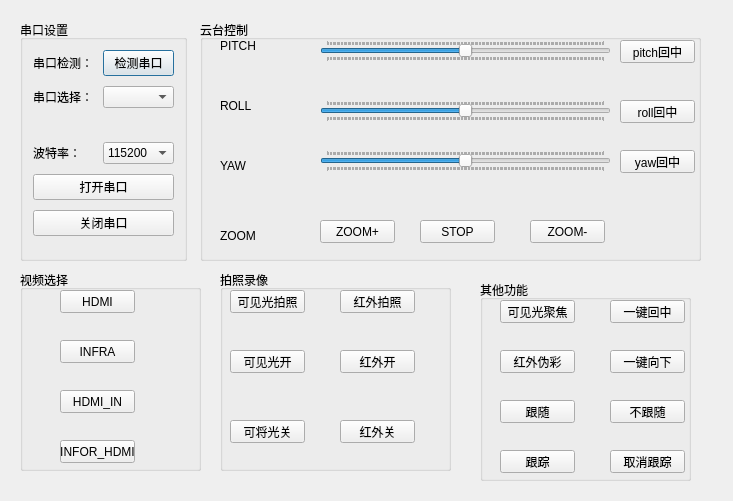
<?xml version="1.0" encoding="UTF-8"?>
<ui version="4.0">
 <class>Form</class>
 <widget class="QWidget" name="Form">
  <property name="geometry">
   <rect>
    <x>0</x>
    <y>0</y>
    <width>733</width>
    <height>501</height>
   </rect>
  </property>
  <property name="windowTitle">
   <string>Form</string>
  </property>
  <widget class="QGroupBox" name="formGroupBox">
   <property name="geometry">
    <rect>
     <x>20</x>
     <y>20</y>
     <width>167</width>
     <height>241</height>
    </rect>
   </property>
   <property name="title">
    <string>串口设置</string>
   </property>
   <layout class="QFormLayout" name="formLayout">
    <property name="horizontalSpacing">
     <number>10</number>
    </property>
    <property name="verticalSpacing">
     <number>10</number>
    </property>
    <property name="leftMargin">
     <number>10</number>
    </property>
    <property name="topMargin">
     <number>10</number>
    </property>
    <property name="rightMargin">
     <number>10</number>
    </property>
    <property name="bottomMargin">
     <number>10</number>
    </property>
    <item row="0" column="0">
     <widget class="QLabel" name="s1__lb_1">
      <property name="text">
       <string>串口检测：</string>
      </property>
     </widget>
    </item>
    <item row="0" column="1">
     <widget class="QPushButton" name="s1__box_1">
      <property name="text">
       <string>检测串口</string>
      </property>
      <property name="autoRepeatInterval">
       <number>100</number>
      </property>
      <property name="default">
       <bool>true</bool>
      </property>
     </widget>
    </item>
    <item row="1" column="0">
     <widget class="QLabel" name="s1__lb_2">
      <property name="text">
       <string>串口选择：</string>
      </property>
     </widget>
    </item>
    <item row="1" column="1">
     <widget class="QComboBox" name="s1__box_2"/>
    </item>
    <item row="2" column="0" colspan="2">
     <widget class="QLabel" name="state_label">
      <property name="text">
       <string/>
      </property>
      <property name="textFormat">
       <enum>Qt::AutoText</enum>
      </property>
      <property name="scaledContents">
       <bool>true</bool>
      </property>
      <property name="alignment">
       <set>Qt::AlignRight|Qt::AlignTrailing|Qt::AlignVCenter</set>
      </property>
     </widget>
    </item>
    <item row="3" column="0">
     <widget class="QLabel" name="s1__lb_3">
      <property name="text">
       <string>波特率：</string>
      </property>
     </widget>
    </item>
    <item row="3" column="1">
     <widget class="QComboBox" name="s1__box_3">
      <item>
       <property name="text">
        <string>115200</string>
       </property>
      </item>
      <item>
       <property name="text">
        <string>2400</string>
       </property>
      </item>
      <item>
       <property name="text">
        <string>4800</string>
       </property>
      </item>
      <item>
       <property name="text">
        <string>9600</string>
       </property>
      </item>
      <item>
       <property name="text">
        <string>14400</string>
       </property>
      </item>
      <item>
       <property name="text">
        <string>19200</string>
       </property>
      </item>
      <item>
       <property name="text">
        <string>38400</string>
       </property>
      </item>
      <item>
       <property name="text">
        <string>57600</string>
       </property>
      </item>
      <item>
       <property name="text">
        <string>76800</string>
       </property>
      </item>
      <item>
       <property name="text">
        <string>12800</string>
       </property>
      </item>
      <item>
       <property name="text">
        <string>230400</string>
       </property>
      </item>
      <item>
       <property name="text">
        <string>460800</string>
       </property>
      </item>
     </widget>
    </item>
    <item row="4" column="0" colspan="2">
     <widget class="QPushButton" name="open_button">
      <property name="text">
       <string>打开串口</string>
      </property>
     </widget>
    </item>
    <item row="5" column="0" colspan="2">
     <widget class="QPushButton" name="close_button">
      <property name="text">
       <string>关闭串口</string>
      </property>
     </widget>
    </item>
   </layout>
  </widget>
  <widget class="QGroupBox" name="groupBox1">
   <property name="geometry">
    <rect>
     <x>200</x>
     <y>20</y>
     <width>501</width>
     <height>241</height>
    </rect>
   </property>
   <property name="title">
    <string>云台控制</string>
   </property>
   <widget class="QLabel" name="label">
    <property name="geometry">
     <rect>
      <x>20</x>
      <y>20</y>
      <width>54</width>
      <height>12</height>
     </rect>
    </property>
    <property name="text">
     <string>PITCH</string>
    </property>
   </widget>
   <widget class="QLabel" name="label_2">
    <property name="geometry">
     <rect>
      <x>20</x>
      <y>80</y>
      <width>54</width>
      <height>12</height>
     </rect>
    </property>
    <property name="text">
     <string>ROLL</string>
    </property>
   </widget>
   <widget class="QLabel" name="label_3">
    <property name="geometry">
     <rect>
      <x>20</x>
      <y>140</y>
      <width>54</width>
      <height>12</height>
     </rect>
    </property>
    <property name="text">
     <string>YAW</string>
    </property>
   </widget>
   <widget class="QSlider" name="silder1">
    <property name="geometry">
     <rect>
      <x>120</x>
      <y>20</y>
      <width>291</width>
      <height>22</height>
     </rect>
    </property>
    <property name="minimum">
     <number>-10000</number>
    </property>
    <property name="maximum">
     <number>10000</number>
    </property>
    <property name="singleStep">
     <number>1000</number>
    </property>
    <property name="pageStep">
     <number>1000</number>
    </property>
    <property name="value">
     <number>0</number>
    </property>
    <property name="sliderPosition">
     <number>0</number>
    </property>
    <property name="orientation">
     <enum>Qt::Horizontal</enum>
    </property>
    <property name="tickPosition">
     <enum>QSlider::TicksBothSides</enum>
    </property>
    <property name="tickInterval">
     <number>100</number>
    </property>
   </widget>
   <widget class="QSlider" name="silder2">
    <property name="geometry">
     <rect>
      <x>120</x>
      <y>80</y>
      <width>291</width>
      <height>22</height>
     </rect>
    </property>
    <property name="minimum">
     <number>-10000</number>
    </property>
    <property name="maximum">
     <number>10000</number>
    </property>
    <property name="singleStep">
     <number>1000</number>
    </property>
    <property name="value">
     <number>0</number>
    </property>
    <property name="sliderPosition">
     <number>0</number>
    </property>
    <property name="orientation">
     <enum>Qt::Horizontal</enum>
    </property>
    <property name="tickPosition">
     <enum>QSlider::TicksBothSides</enum>
    </property>
    <property name="tickInterval">
     <number>100</number>
    </property>
   </widget>
   <widget class="QSlider" name="silder3">
    <property name="geometry">
     <rect>
      <x>120</x>
      <y>130</y>
      <width>291</width>
      <height>22</height>
     </rect>
    </property>
    <property name="minimum">
     <number>-10000</number>
    </property>
    <property name="maximum">
     <number>10000</number>
    </property>
    <property name="singleStep">
     <number>1000</number>
    </property>
    <property name="value">
     <number>0</number>
    </property>
    <property name="sliderPosition">
     <number>0</number>
    </property>
    <property name="orientation">
     <enum>Qt::Horizontal</enum>
    </property>
    <property name="tickPosition">
     <enum>QSlider::TicksBothSides</enum>
    </property>
    <property name="tickInterval">
     <number>100</number>
    </property>
   </widget>
   <widget class="QLabel" name="label_4">
    <property name="geometry">
     <rect>
      <x>20</x>
      <y>210</y>
      <width>54</width>
      <height>12</height>
     </rect>
    </property>
    <property name="text">
     <string>ZOOM</string>
    </property>
   </widget>
   <widget class="QPushButton" name="zoom_add">
    <property name="geometry">
     <rect>
      <x>120</x>
      <y>200</y>
      <width>75</width>
      <height>23</height>
     </rect>
    </property>
    <property name="text">
     <string>ZOOM+</string>
    </property>
   </widget>
   <widget class="QPushButton" name="zoom_stop">
    <property name="geometry">
     <rect>
      <x>220</x>
      <y>200</y>
      <width>75</width>
      <height>23</height>
     </rect>
    </property>
    <property name="text">
     <string>STOP</string>
    </property>
   </widget>
   <widget class="QPushButton" name="zoom_sub">
    <property name="geometry">
     <rect>
      <x>330</x>
      <y>200</y>
      <width>75</width>
      <height>23</height>
     </rect>
    </property>
    <property name="text">
     <string>ZOOM-</string>
    </property>
   </widget>
   <widget class="QPushButton" name="pitch_mid">
    <property name="geometry">
     <rect>
      <x>420</x>
      <y>20</y>
      <width>75</width>
      <height>23</height>
     </rect>
    </property>
    <property name="text">
     <string>pitch回中</string>
    </property>
   </widget>
   <widget class="QPushButton" name="roll_back">
    <property name="geometry">
     <rect>
      <x>420</x>
      <y>80</y>
      <width>75</width>
      <height>23</height>
     </rect>
    </property>
    <property name="text">
     <string>roll回中</string>
    </property>
   </widget>
   <widget class="QPushButton" name="yaw_back">
    <property name="geometry">
     <rect>
      <x>420</x>
      <y>130</y>
      <width>75</width>
      <height>23</height>
     </rect>
    </property>
    <property name="text">
     <string>yaw回中</string>
    </property>
   </widget>
  </widget>
  <widget class="QGroupBox" name="groupBox2">
   <property name="geometry">
    <rect>
     <x>20</x>
     <y>270</y>
     <width>181</width>
     <height>201</height>
    </rect>
   </property>
   <property name="title">
    <string>视频选择</string>
   </property>
   <widget class="QPushButton" name="select1">
    <property name="geometry">
     <rect>
      <x>40</x>
      <y>20</y>
      <width>75</width>
      <height>23</height>
     </rect>
    </property>
    <property name="text">
     <string>HDMI</string>
    </property>
   </widget>
   <widget class="QPushButton" name="select2">
    <property name="geometry">
     <rect>
      <x>40</x>
      <y>70</y>
      <width>75</width>
      <height>23</height>
     </rect>
    </property>
    <property name="text">
     <string>INFRA</string>
    </property>
   </widget>
   <widget class="QPushButton" name="select3">
    <property name="geometry">
     <rect>
      <x>40</x>
      <y>120</y>
      <width>75</width>
      <height>23</height>
     </rect>
    </property>
    <property name="text">
     <string>HDMI_IN</string>
    </property>
   </widget>
   <widget class="QPushButton" name="select4">
    <property name="geometry">
     <rect>
      <x>40</x>
      <y>170</y>
      <width>75</width>
      <height>23</height>
     </rect>
    </property>
    <property name="text">
     <string>INFOR_HDMI</string>
    </property>
   </widget>
  </widget>
  <widget class="QGroupBox" name="groupBox4">
   <property name="geometry">
    <rect>
     <x>220</x>
     <y>270</y>
     <width>231</width>
     <height>201</height>
    </rect>
   </property>
   <property name="title">
    <string>拍照录像</string>
   </property>
   <widget class="QPushButton" name="k_photo">
    <property name="geometry">
     <rect>
      <x>10</x>
      <y>20</y>
      <width>75</width>
      <height>23</height>
     </rect>
    </property>
    <property name="text">
     <string>可见光拍照</string>
    </property>
   </widget>
   <widget class="QPushButton" name="h_photo">
    <property name="geometry">
     <rect>
      <x>120</x>
      <y>20</y>
      <width>75</width>
      <height>23</height>
     </rect>
    </property>
    <property name="text">
     <string>红外拍照</string>
    </property>
   </widget>
   <widget class="QPushButton" name="k_rec1">
    <property name="geometry">
     <rect>
      <x>10</x>
      <y>80</y>
      <width>75</width>
      <height>23</height>
     </rect>
    </property>
    <property name="text">
     <string>可见光开</string>
    </property>
   </widget>
   <widget class="QPushButton" name="k_rec2">
    <property name="geometry">
     <rect>
      <x>10</x>
      <y>150</y>
      <width>75</width>
      <height>23</height>
     </rect>
    </property>
    <property name="text">
     <string>可将光关</string>
    </property>
   </widget>
   <widget class="QPushButton" name="h_rec1">
    <property name="geometry">
     <rect>
      <x>120</x>
      <y>80</y>
      <width>75</width>
      <height>23</height>
     </rect>
    </property>
    <property name="text">
     <string>红外开</string>
    </property>
   </widget>
   <widget class="QPushButton" name="h_rec2">
    <property name="geometry">
     <rect>
      <x>120</x>
      <y>150</y>
      <width>75</width>
      <height>23</height>
     </rect>
    </property>
    <property name="text">
     <string>红外关</string>
    </property>
   </widget>
  </widget>
  <widget class="QGroupBox" name="groupBox5">
   <property name="geometry">
    <rect>
     <x>480</x>
     <y>280</y>
     <width>211</width>
     <height>201</height>
    </rect>
   </property>
   <property name="title">
    <string>其他功能</string>
   </property>
   <widget class="QPushButton" name="foc_button">
    <property name="geometry">
     <rect>
      <x>20</x>
      <y>20</y>
      <width>75</width>
      <height>23</height>
     </rect>
    </property>
    <property name="text">
     <string>可见光聚焦</string>
    </property>
   </widget>
   <widget class="QPushButton" name="inf_color">
    <property name="geometry">
     <rect>
      <x>20</x>
      <y>70</y>
      <width>75</width>
      <height>23</height>
     </rect>
    </property>
    <property name="text">
     <string>红外伪彩</string>
    </property>
   </widget>
   <widget class="QPushButton" name="follow_yaw">
    <property name="geometry">
     <rect>
      <x>20</x>
      <y>120</y>
      <width>75</width>
      <height>23</height>
     </rect>
    </property>
    <property name="text">
     <string>跟随</string>
    </property>
   </widget>
   <widget class="QPushButton" name="reset">
    <property name="geometry">
     <rect>
      <x>130</x>
      <y>20</y>
      <width>75</width>
      <height>23</height>
     </rect>
    </property>
    <property name="text">
     <string>一键回中</string>
    </property>
   </widget>
   <widget class="QPushButton" name="lock_down">
    <property name="geometry">
     <rect>
      <x>130</x>
      <y>70</y>
      <width>75</width>
      <height>23</height>
     </rect>
    </property>
    <property name="text">
     <string>一键向下</string>
    </property>
   </widget>
   <widget class="QPushButton" name="disfollow">
    <property name="geometry">
     <rect>
      <x>130</x>
      <y>120</y>
      <width>75</width>
      <height>23</height>
     </rect>
    </property>
    <property name="text">
     <string>不跟随</string>
    </property>
   </widget>
   <widget class="QPushButton" name="trace_button">
    <property name="geometry">
     <rect>
      <x>20</x>
      <y>170</y>
      <width>75</width>
      <height>23</height>
     </rect>
    </property>
    <property name="text">
     <string>跟踪</string>
    </property>
   </widget>
   <widget class="QPushButton" name="distrace_button">
    <property name="geometry">
     <rect>
      <x>130</x>
      <y>170</y>
      <width>75</width>
      <height>23</height>
     </rect>
    </property>
    <property name="text">
     <string>取消跟踪</string>
    </property>
   </widget>
  </widget>
 </widget>
 <resources/>
 <connections/>
</ui>
